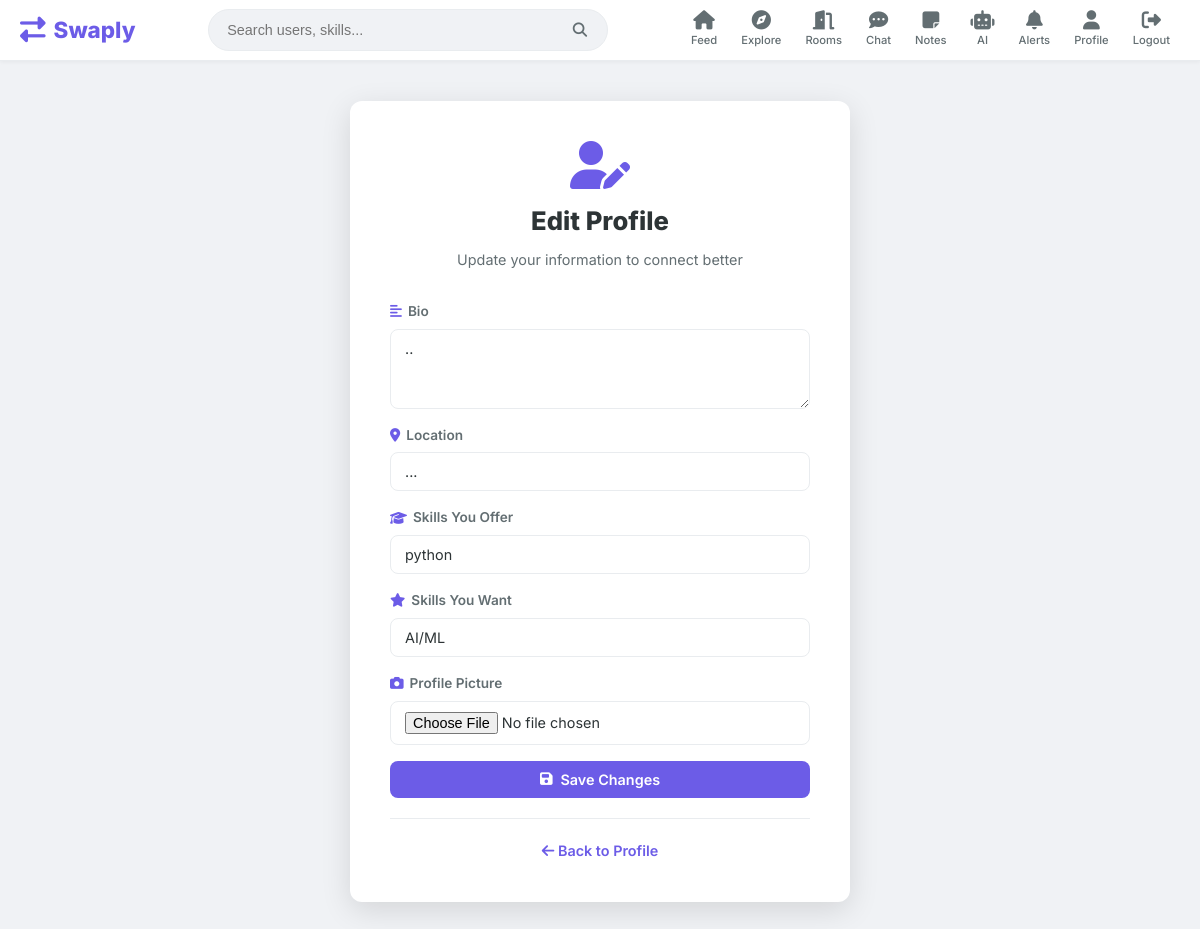
/profile/edit (signed in), run on the app's committed database.
### models.py (models this page shows, shortened)
class User(UserMixin, db.Model):
    id = db.Column(db.Integer, primary_key=True)
    username = db.Column(db.String(80), unique=True, nullable=False)
    email = db.Column(db.String(120), unique=True, nullable=False)
    password_hash = db.Column(db.String(200), nullable=False)
    bio = db.Column(db.Text, default='')
    location = db.Column(db.String(120), default='')
    skills_offered = db.Column(db.Text, default='')
    skills_wanted = db.Column(db.Text, default='')
    avatar = db.Column(db.String(300), default='')
    created_at = db.Column(db.DateTime, default=datetime.utcnow)
    posts = db.relationship('Post', backref='author', lazy=True, cascade='all, delete-orphan')
    sent_requests = db.relationship('FriendRequest', foreign_keys='FriendRequest.sender_id', backref='sender', lazy=True, cascade='all, delete-orphan')
    received_requests = db.relationship('FriendRequest', foreign_keys='FriendRequest.receiver_id', backref='receiver', lazy=True, cascade='all, delete-orphan')

### app.py (the view, shortened to what this page needs)
@app.route('/profile/edit', methods=['GET', 'POST'])
@login_required
def edit_profile():
    return render_template('edit_profile.html')

### app.py (called while the page is built)
@login_manager.user_loader
def load_user(user_id):
    return User.query.get(int(user_id))

@app.context_processor
def inject_globals():
    unread = 0
    if current_user.is_authenticated:
        unread = Notification.query.filter_by(user_id=current_user.id, is_read=False).count()
    return {'unread_notifications': unread}

### templates/edit_profile.html (shortened to what this page needs)
{% extends "base.html" %}
{% block content %}
<div class="auth-page">
    <div class="auth-card auth-card-wide">
        <div class="auth-header">
            <i class="fas fa-user-edit"></i>
            <h2>Edit Profile</h2>
            <p>Update your information to connect better</p>
        </div>
        <form method="POST" action="{{ url_for('edit_profile') }}" enctype="multipart/form-data" class="form-stack">
            <div class="form-group">
                <label for="bio"><i class="fas fa-align-left"></i> Bio</label>
                <textarea id="bio" name="bio" rows="3" placeholder="Tell others about yourself...">{{ current_user.bio }}</textarea>
            </div>
            <div class="form-group">
                <label for="location"><i class="fas fa-map-marker-alt"></i> Location</label>
                <input type="text" id="location" name="location" value="{{ current_user.location }}" placeholder="City, Country">
            </div>
            <div class="form-group">
                <label for="skills_offered"><i class="fas fa-graduation-cap"></i> Skills You Offer</label>
                <input type="text" id="skills_offered" name="skills_offered" value="{{ current_user.skills_offered }}" placeholder="e.g. Python, Guitar, Cooking (comma separated)">
            </div>
            <div class="form-group">
                <label for="skills_wanted"><i class="fas fa-star"></i> Skills You Want</label>
                <input type="text" id="skills_wanted" name="skills_wanted" value="{{ current_user.skills_wanted }}" placeholder="e.g. Spanish, Web Design (comma separated)">
            </div>
            <div class="form-group">
                <label for="avatar"><i class="fas fa-camera"></i> Profile Picture</label>
                <input type="file" id="avatar" name="avatar" accept="image/*">
            </div>
            <button type="submit" class="btn btn-primary btn-block">
                <i class="fas fa-save"></i> Save Changes
            </button>
        </form>
        <div class="auth-footer">
            <a href="{{ url_for('profile', username=current_user.username) }}"><i class="fas fa-arrow-left"></i> Back to Profile</a>
        </div>
    </div>
</div>
{% endblock %}

### static/css/style.css (style rules this page uses)
:root { --primary: #6c5ce7; --primary-dark: #5a4bd1; --primary-light: #a29bfe; --secondary: #00cec9; --success: #00b894; --danger: #e17055; --warning: #fdcb6e; --info: #0984e3; --dark: #2d3436; --light: #f8f9fa; --gray: #636e72; --border: #e9ecef; --bg: #f0f2f5; --white: #ffffff; --shadow: 0 2px 12px rgba(0, 0, 0, 0.08); --shadow-lg: 0 8px 30px rgba(0, 0, 0, 0.12); --radius: 12px; --radius-sm: 8px; --transition: all 0.3s ease; }
* { margin: 0; padding: 0; box-sizing: border-box; }
body { font-family: 'Inter', -apple-system, BlinkMacSystemFont, 'Segoe UI', sans-serif; background: var(--bg); color: var(--dark); line-height: 1.6; min-height: 100vh; }
a { text-decoration: none; color: inherit; }
.btn { display: inline-flex; align-items: center; justify-content: center; gap: 8px; padding: 10px 20px; border: none; border-radius: var(--radius-sm); font-size: 0.9rem; font-weight: 600; cursor: pointer; transition: var(--transition); font-family: inherit; }
.btn-primary { background: var(--primary); color: var(--white); }
.btn-block { width: 100%; }
.form-stack { display: flex; flex-direction: column; gap: 16px; }
.form-group { display: flex; flex-direction: column; gap: 6px; }
.form-group label { font-size: 0.85rem; font-weight: 600; color: var(--gray); display: flex; align-items: center; gap: 6px; }
.form-group label i { color: var(--primary); }
.form-group input, .form-group textarea, .form-group select { padding: 10px 14px; border: 1px solid var(--border); border-radius: var(--radius-sm); font-size: 0.9rem; font-family: inherit; transition: var(--transition); background: var(--white); color: var(--dark); }
.form-group textarea { resize: vertical; min-height: 80px; }
.auth-page { display: flex; align-items: center; justify-content: center; min-height: calc(100vh - 100px); padding: 20px; }
.auth-card { background: var(--white); border-radius: var(--radius); box-shadow: var(--shadow-lg); padding: 40px; width: 100%; max-width: 420px; }
.auth-card-wide { max-width: 500px; }
.auth-header { text-align: center; margin-bottom: 30px; }
.auth-header i { font-size: 3rem; color: var(--primary); margin-bottom: 12px; }
.auth-header h2 { font-size: 1.6rem; font-weight: 800; margin-bottom: 6px; }
.auth-header p { color: var(--gray); font-size: 0.9rem; }
.auth-footer { text-align: center; margin-top: 20px; padding-top: 20px; border-top: 1px solid var(--border); font-size: 0.9rem; color: var(--gray); }
.auth-footer a { color: var(--primary); font-weight: 600; }

### data on the page
User: bio "..", location "...", skills_offered "python", skills_wanted "AI/ML"
